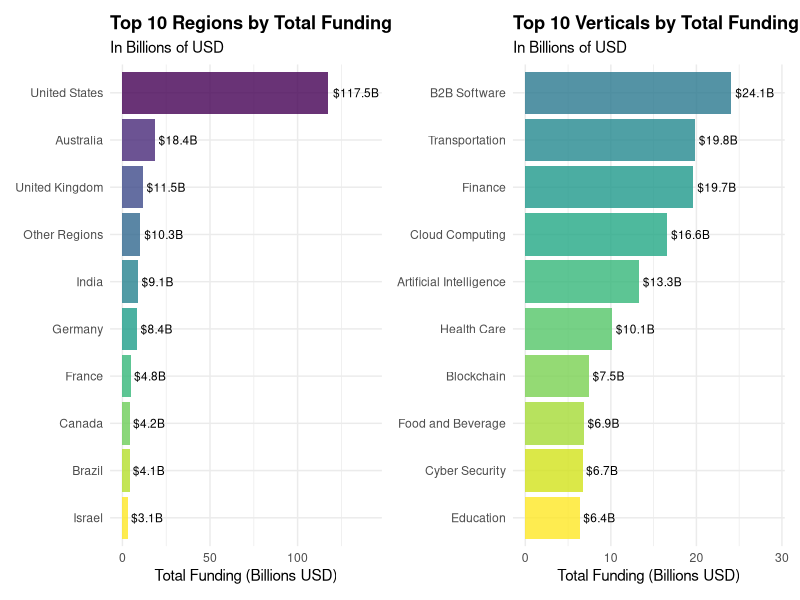
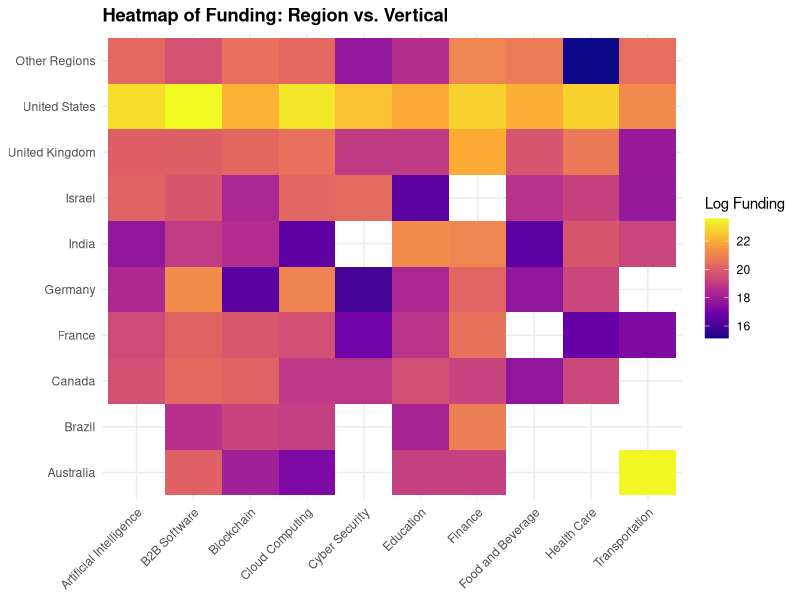
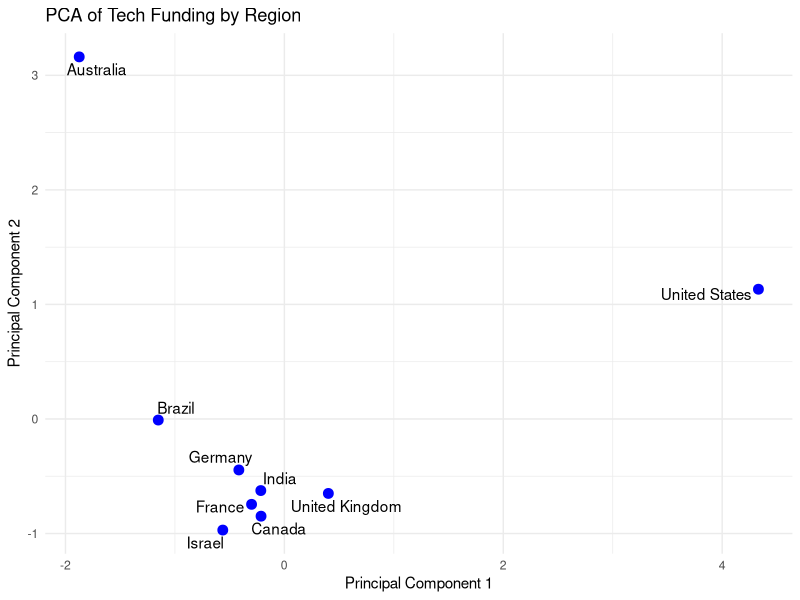
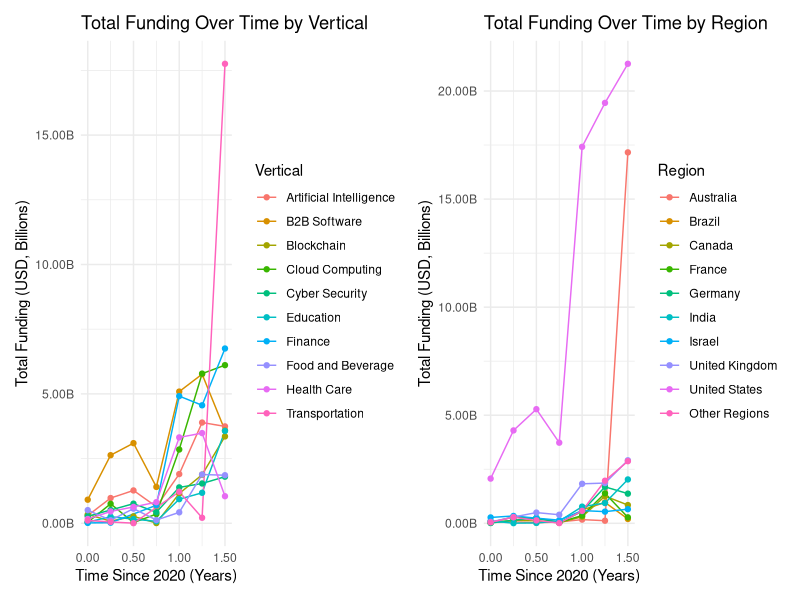

Write the R code that produced these figures, in order.
## ---- chunk 1
library(tidyverse)
library(colorspace)
library(ggplot2)
library(patchwork)
library(ggrepel)
library(lubridate)
library(broom)
library(scales) 
library(viridis)  
library(gridExtra)
library(corrplot) 
library(knitr)
library(kableExtra)
## ---- chunk 2
techfund_raw <- read_csv('tech_fundings.csv')
techfund <- techfund_raw |>
  # Convert funding to numeric, properly handling commas
  mutate(`Funding Amount (USD)` = ifelse(is.na(`Funding Amount (USD)`), 
                                         0, `Funding Amount (USD)`)) |>
  mutate(`Funding Amount (USD)` = suppressWarnings(as.numeric(gsub(
                                        ",", "", `Funding Amount (USD)`))))|>
  # Handle missing values in Region
  mutate(Region = ifelse(is.na(Region), "Unknown", Region))

# Group smaller regions
techfund <- techfund |>
  mutate(RegionClean = fct_lump_n(Region, 20, other_level = "Other Regions")) 

# Table of first 5 entries to get an idea of what the dataset looks like
techfund |> 
  head(5) |> 
  select(-1, -3, -ncol(techfund)) |> 
  kable(caption = "First 5 Entries of Tech Fundings", 
        align = rep("c", ncol(select(techfund, -1, -3, -ncol(techfund))))) 
## ---- chunk 3
# Aggregate funding data by region
region_funding <- techfund |>
  filter(!is.na(Region), !is.na(`Funding Amount (USD)`)) |>
  group_by(RegionClean) |>
  summarize(
    TotalFunding = sum(`Funding Amount (USD)`, na.rm = TRUE),
    AvgFunding = mean(`Funding Amount (USD)`, na.rm = TRUE),
    MedianFunding = median(`Funding Amount (USD)`, na.rm = TRUE),
    NumCompanies = n_distinct(Company),
    NumDeals = n()
  ) |>
  arrange(desc(TotalFunding))

# Top regions plot
regions_plot <- region_funding |>
  head(10) |>
  ggplot(aes(x = reorder(RegionClean, TotalFunding), y = TotalFunding / 1e9))+
  geom_bar(stat = "identity", fill = viridis(10, alpha = 0.8)) +
  geom_text(aes(label = sprintf("$%.1fB", TotalFunding / 1e9)), 
            hjust = -0.1, size = 3) +
  coord_flip() +
  expand_limits(y = max(region_funding$TotalFunding) * 1.2 / 1e9) +
  labs(title = "Top 10 Regions by Total Funding",
       subtitle = "In Billions of USD",
       x = NULL,
       y = "Total Funding (Billions USD)") +
  theme_minimal() +
  theme(plot.title = element_text(face = "bold"))

# Aggregate funding data by vertical
vertical_funding <- techfund |>
  filter(!is.na(Vertical), !is.na(`Funding Amount (USD)`)) |>
  group_by(Vertical) |>
  summarize(
    TotalFunding = sum(`Funding Amount (USD)`, na.rm = TRUE),
    AvgFunding = mean(`Funding Amount (USD)`, na.rm = TRUE),
    MedianFunding = median(`Funding Amount (USD)`, na.rm = TRUE),
    NumCompanies = n_distinct(Company),
    NumDeals = n()
  ) |>
  arrange(desc(TotalFunding))

# Top verticals plot
verticals_plot <- vertical_funding |>
  head(10) |>
  ggplot(aes(x = reorder(Vertical, TotalFunding), y = TotalFunding / 1e9)) +
  geom_bar(stat = "identity", fill = viridis(10, alpha = 0.8, begin = 0.4)) +
  geom_text(aes(label = sprintf("$%.1fB", TotalFunding / 1e9)), 
            hjust = -0.1, size = 3) +
  coord_flip() +
  expand_limits(y = max(vertical_funding$TotalFunding) * 1.2 / 1e9) +
  labs(title = "Top 10 Verticals by Total Funding",
       subtitle = "In Billions of USD",
       x = NULL,
       y = "Total Funding (Billions USD)") +
  theme_minimal() +
  theme(plot.title = element_text(face = "bold"))

print(regions_plot+verticals_plot)
## ---- chunk 4
# Heatmap of Region and Vertical
region_vertical_funding <- techfund |>
  filter(!is.na(Region), !is.na(Vertical), !is.na(`Funding Amount (USD)`)) |>
  group_by(RegionClean, Vertical) |>
  summarize(
    TotalFunding = sum(`Funding Amount (USD)`, na.rm = TRUE),
    NumDeals = n()
  ) |>
  ungroup()

# Get top 10 regions and top 10 verticals for the heatmap
top_regions <- region_funding$RegionClean |> head(10)
top_verticals <- vertical_funding$Vertical |> head(10)

# Filter data for heatmap
heatmap_data <- region_vertical_funding |>
  filter(RegionClean %in% top_regions, Vertical %in% top_verticals)

# Create heatmap for region vs. vertical
heatmap_plot <- heatmap_data |>
  ggplot(aes(x = Vertical, y = RegionClean, fill = log1p(TotalFunding))) +
  geom_tile() +
  scale_fill_viridis_c(name = "Log Funding", option = "plasma") +
  labs(title = "Heatmap of Funding: Region vs. Vertical",
       x = NULL, y = NULL) +
  theme_minimal() +
  theme(axis.text.x = element_text(angle = 45, hjust = 1),
        plot.title = element_text(face = "bold"))

print(heatmap_plot)
## ---- chunk 5
# Aggregate data for PCA: Using mean, variance, and count of funding
pca_data <- techfund |>
  filter(Region %in% top_regions) |>
  group_by(Region) |>
  summarize(
    mean_funding = mean(`Funding Amount (USD)`, na.rm = TRUE),
    sd_funding = sd(`Funding Amount (USD)`, na.rm = TRUE),
    total_funding = sum(`Funding Amount (USD)`, na.rm = TRUE),
    num_investments = n(),
    num_verticals = n_distinct(Vertical)
  ) |>
  filter(!is.na(mean_funding), !is.na(sd_funding)) |>
  column_to_rownames("Region") |>
  as.matrix()

# Perform PCA on the data
pca_result <- prcomp(pca_data, scale. = TRUE)

# Convert PCA results to dataframe
pca_df <- as.data.frame(pca_result$x[, 1:2])
pca_df$Region <- rownames(pca_df)

# Plot PCA results
pca_plot <- ggplot(pca_df, aes(x = PC1, y = PC2, label = Region)) +
  geom_point(size = 3, color = "blue") +
  geom_text_repel(max.overlaps = 10) +
  labs(title = "PCA of Tech Funding by Region",
       x = "Principal Component 1",
       y = "Principal Component 2") +
  theme_minimal()

print(pca_plot)
## ---- chunk 6
# Convert "MMM-YY" format to proper date (changing it to be by quarter)
techfund <- techfund |>
  mutate(
    parsed_date = as.Date(paste0("01-", `Funding Date`), format = "%d-%b-%y"),
    funding_year = year(parsed_date),
    funding_quarter = quarter(parsed_date),
    time_since_2020 = funding_year - 2020 + (funding_quarter - 1) / 4
  ) |>
  filter(!is.na(parsed_date))  # Remove invalid dates

# Filter techfund to only include top regions and verticals
techfund_top <- techfund |>
  filter(RegionClean %in% top_regions, Vertical %in% top_verticals)

# Find the Vertical with the Most Funding Over Time 
vertical_trends <- techfund_top |>
  group_by(time_since_2020, Vertical) |>
  summarise(total_funding = sum(`Funding Amount (USD)`, na.rm = TRUE) / 1e9, 
            .groups = 'drop')

vertical_time <- ggplot(vertical_trends, aes(x = time_since_2020, 
                                             y = total_funding, 
                                             color = Vertical)) +
  geom_line(linewidth = 0.5) +
  geom_point() +
  scale_x_continuous(labels = scales::label_number(accuracy = 0.01)) +  
  scale_y_continuous(labels = label_number(suffix = "B", accuracy = 0.01)) +
  labs(title = "Total Funding Over Time by Vertical",
       x = "Time Since 2020 (Years)",
       y = "Total Funding (USD, Billions)",
       color = "Vertical") +
  theme_minimal()

# Find the Country/Region with the Most Growth in Funding
region_trends <- techfund_top |>
  group_by(time_since_2020, RegionClean) |>
  summarise(total_funding = sum(`Funding Amount (USD)`, na.rm = TRUE) / 1e9, 
            .groups = 'drop')

region_time <- ggplot(region_trends, aes(x = time_since_2020, 
                                         y = total_funding, 
                                         color = RegionClean)) +
  geom_line(linewidth = 0.5) +
  geom_point() +
  scale_x_continuous(labels = scales::label_number(accuracy = 0.01)) +
  scale_y_continuous(labels = label_number(suffix = "B", accuracy = 0.01)) +
  labs(title = "Total Funding Over Time by Region",
       x = "Time Since 2020 (Years)",
       y = "Total Funding (USD, Billions)",
       color = "Region") +
  theme_minimal()

print(vertical_time + region_time)
